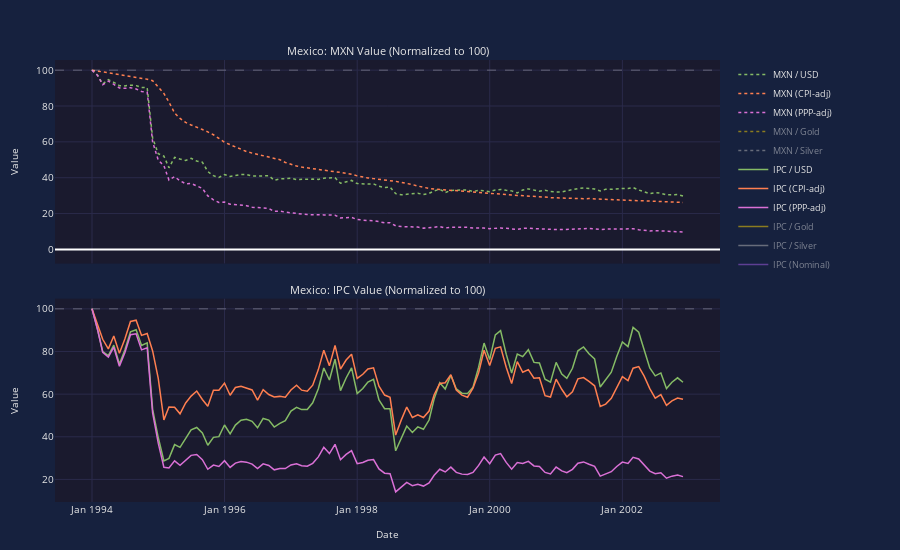

Notebook cell for this chart:
### Markdown cell above
## Mexico: Tequila Crisis (1994-1996)

**Economic Difficulties:** The "Tequila Crisis" saw the peso lose 50% of its value in weeks. Inflation spiked to 52% in 1995. GDP contracted 6.2%. The crisis spread to other emerging markets.

**Causes:** Overvalued fixed exchange rate, large current account deficit (8% of GDP), short-term dollar-denominated debt (Tesobonos), political instability (Zapatista uprising, assassinations), and declining foreign reserves used to defend the peg.

**Government Interventions:**
- *Devaluation (Dec 1994)*: Government widened trading band, then floated peso - triggered crisis but was necessary adjustment
- *US/IMF bailout (Jan 1995)*: $50 billion rescue package, largest at the time - prevented default and restored confidence (successful)
- *Fiscal austerity*: Spending cuts and tax increases - painful but restored fiscal balance
- *Inflation targeting*: Central bank adopted inflation targeting framework - anchor for expectations (successful long-term)
- *Banking reform*: Restructured failed banks, improved regulation - prevented future crises

Mexico repaid the US loan early and the economy recovered strongly by 1997.

### Code cell
show_country_analysis(norm_data['Mexico'])
